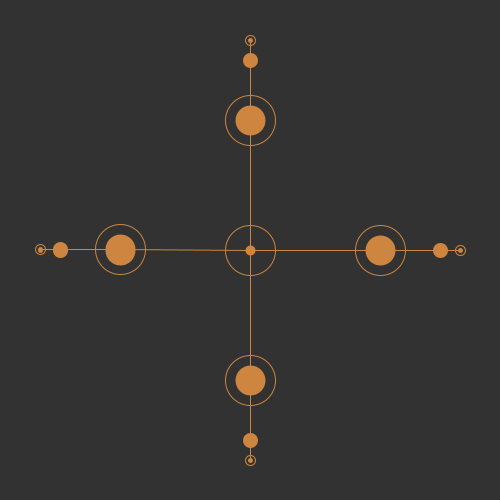
Frame 1 (no input)
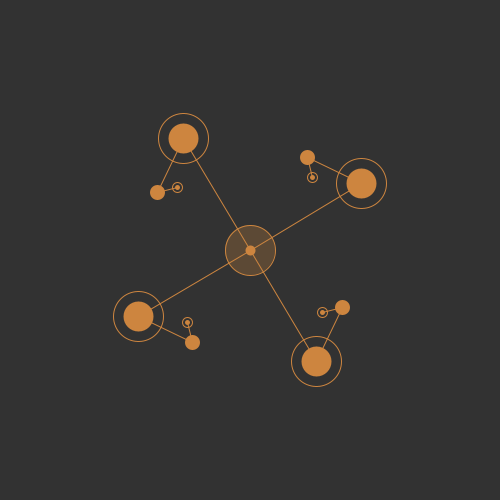
Frame 60 (the mouse pressed at the canvas centre just before this capture)
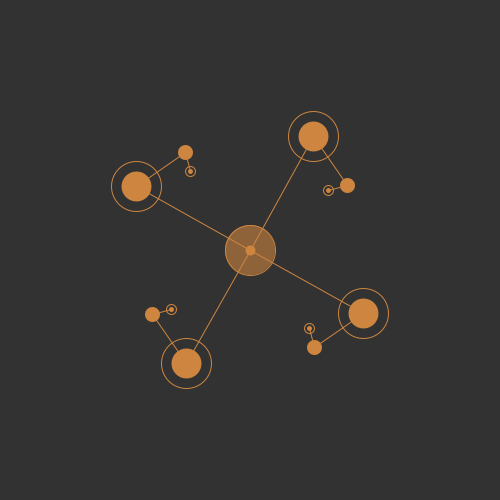
Frame 120 (the mouse held since frame 60 and released just before this capture)

The Processing sketch that drew these frames (run headless with seeded random() and noise(); from frame 60 on, the mouse is pressed at the canvas centre):

// Processing sketch: processing_172560
// ── processing_172560.pde

/*
by Adriano Parracciani
*/

void setup() {
size(500,500);
stroke(#CD853F);
frameRate(15);

}

int x=250;
int y=250;
int radius1=130;
int radius2=60;
int radius3=20;
int radius4=180;

float angle1=0;
float angle2=0;
float angle3=0;

int alfa;



int step=10;
int s=0;


void draw() {
  smooth();
  background(50);
    strokeWeight(10); 
    point(x,y);
   
  strokeWeight(1); 
  noFill();
  ellipse(x,y,50,50);
  noStroke();
  fill(#CD853F,s);
 // fill(255,s);
  ellipse(x,y,50,50);
  s=s+step;

  if (s>255){
    step=-10;
  }
  if (s==0){
    step=10;
  }
  stroke(#CD853F);
  
  
 
   
//planet1
for (alfa=0; alfa<360; alfa=alfa+90) {
float ty=radius1*sin(radians(angle1+alfa));
float tx=radius1*cos(radians(angle1+alfa));
float TX=x+tx;
float TY=y+ty;

  strokeWeight(30);
  point(TX,TY);
   strokeWeight(1);
  line(x,y,TX,TY);
  
  noFill();
   ellipse(TX,TY,50,50);

   
   //planet2
  
  float ty2=radius2*sin(radians(angle2+alfa));
  float tx2=radius2*cos(radians(angle2+alfa));
  //stroke( #CD853F);
  strokeWeight(15);
  float TX2=TX+tx2;
  float TY2=TY+ty2;
  point(TX2,TY2);
  strokeWeight(1);
  line(TX,TY, TX2,TY2);
  
     //planet3
  
  float ty3=radius3*sin(radians(angle3+alfa));
  float tx3=radius3*cos(radians(angle3+alfa));  
 // stroke(#CD853F);
  strokeWeight(5);    
  float TX3=TX2+tx3;
  float TY3=TY2+ty3;
  point(TX3,TY3); 
  strokeWeight(1);
  line(TX2,TY2, TX3,TY3);
  noFill();
   ellipse(TX3,TY3,10,10);
}
     
angle1=angle1+1;
angle2=angle2+5;
angle3=angle3+15;

}
